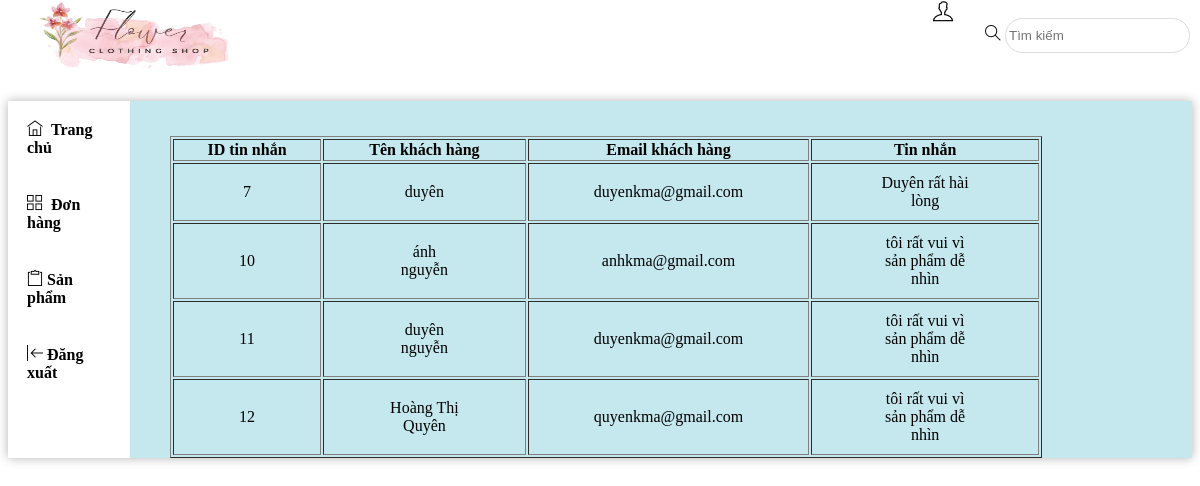
The app's page /backend/messengeAdmin.php with its own data.
### tables this page shows
CREATE TABLE `messenge` (
  `id_mess` int(100) NOT NULL,
  `name` varchar(30) NOT NULL,
  `email` varchar(30) NOT NULL,
  `messenge` varchar(100) NOT NULL
);

### backend/messengeAdmin.php (the view, shortened to what this page needs)
<?php
require 'connect.php';
$sql = "SELECT * FROM `messenge`";
$result = mysqli_query($conn, $sql);
?>
<!DOCTYPE html>
<html lang="en">
    <head>
        <link rel="stylesheet" href="./asset/css/style1.css">
        <link rel="stylesheet" href="./asset/font/themify-icons/themify-icons.css">
    </head>
    <body>
        <div id="main-fix">
            <div id="header-admin">
                <div class="nav">
                    <a href = "./homeAdmin.php" class="logo">
                    <img src="./asset/img/logo/logo1.png" alt="">
                </a>
                <div class= "search-btn">
                    <i class="search-icon ti-search"></i>
                    <input type="text" placeholder="Tìm kiếm">
                </div>
                <div class="login-btn" >
                    <button class = "btn js-login"><i class="ti-user"></i></button>
                </div>
                </div>
            </div>
            <div id="content-change">
                <div class="menu-left">
                    <a href="./homeAdmin.php">
                    <div class="dashboard">
                        <i class="ti-home">
                        </i>
                        Trang chủ
                    </div>
                </a>
                    <a href="./khachHang.php">
					<div class="category">
                        <i class="ti-layout-grid2">
                        </i>
                        Đơn hàng
                    </div></a>
                    <a href="./sanPham.php">
                    <div class="product-admin">
                        <i class="ti-clipboard"></i>
                        Sản phẩm
                    </div>
                </a>
                    <a href="./login_admin.php">
                    <div class="logout">
                        <i class="ti-shift-left"></i>
                            Đăng xuất
                    </div>
                </a>
                </div>
                <div class="right-fix">
            <table border="1">
                <tr>
                   <th>ID tin nhắn</th>
					<th>Tên khách hàng</th>
                   <th>Email khách hàng</th>
                   <th>Tin nhắn</th>
                </tr>
<?php
		if(mysqli_num_rows($result) > 0){
			while ($row = mysqli_fetch_assoc($result)){
?>
                <tr>
                   <td><?php echo $row['id_mess']?></td>
					<td><?php echo $row['name']?></td>
                   <td><?php echo $row['email']?></td>
					<td><?php echo $row['messenge']?></td>
                </tr>
			<?php
				}
	}
				?>
             </table>
            </div>
            </div>
            </div>
    </body>
</html>

### backend/asset/css/style1.css (style rules this page uses)
#header-admin { height: 70px; position: fixed; top: 0; left: 0; right: 0; color: black; background-color: #fff; }
#header-admin .logo { transform: translateX(50px); display: inline-block; text-align: center; vertical-align: top; height: 70px; margin-left: -70px; }
#header-admin .search-btn { float: right; padding: 0 10px; line-height: 70px; }
#header-admin .login-btn { float: right; line-height: 70px; padding: 0 16px; font-size: 19px; }
#header-admin .btn { border: 0px; font-size: 20px; background-color: #fff; }
#header-admin .logo img { height: 70px; margin-left: 55px; }
#header-admin input { border-radius: 40px; padding: 3px; border: 1px solid #DCDCDC; height: 35px; }
#content-admin, #content-change { margin-top: 75px; display: flex; box-shadow: 0 0 10px rgba(0, 0, 0, 0.3); }
.menu-left { width:12%; }
.menu-left div { padding: 19px; font-weight: 700; }
#content-change .right-fix { padding-left: 40px; background-color: #c5e8ee; padding-right: 150px; }
#content-change td { padding: 10px 65px; text-align: center; }
a { color: #000; text-decoration: none; }
#content-change table { margin-top: 35px; }
img { width: 200px; }

### records on screen
messenge: id_mess "7", name "duyên", email "duyenkma@gmail.com", messenge "Duyên rất hài lòng"
messenge: id_mess "10", name "ánh nguyễn", email "anhkma@gmail.com", messenge "tôi rất vui vì sản phẩm dễ nhìn"
messenge: id_mess "11", name "duyên nguyễn", email "duyenkma@gmail.com", messenge "tôi rất vui vì sản phẩm dễ nhìn"
messenge: id_mess "12", name "Hoàng Thị Quyên", email "quyenkma@gmail.com", messenge "tôi rất vui vì sản phẩm dễ nhìn"
